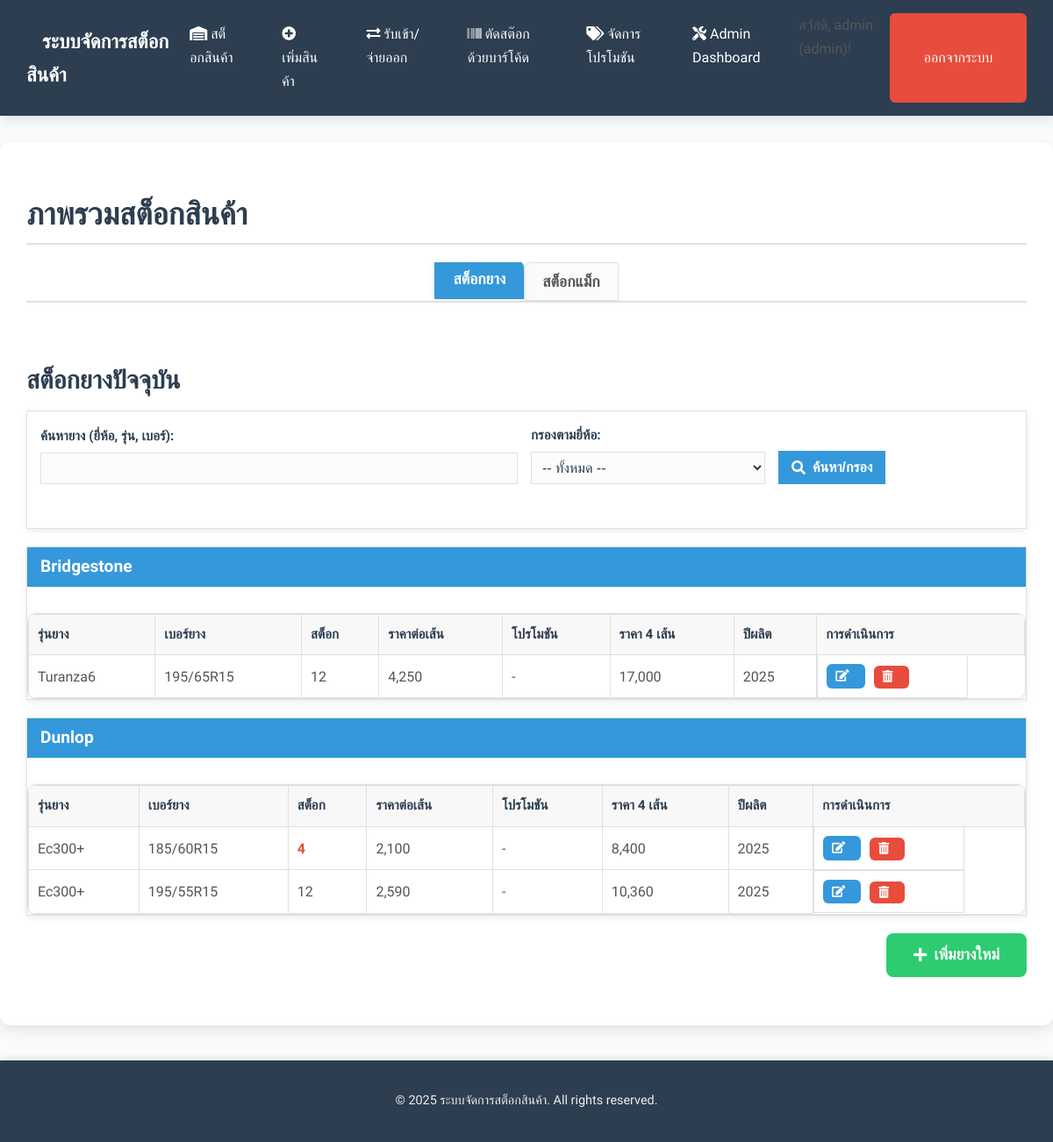
The page / (signed in) on the database its author committed.
### tables this page shows
CREATE TABLE users (
                id INTEGER PRIMARY KEY AUTOINCREMENT,
                username TEXT UNIQUE NOT NULL,
                password TEXT NOT NULL,
                role TEXT NOT NULL DEFAULT 'viewer'
            );

CREATE TABLE tires (
                id INTEGER PRIMARY KEY AUTOINCREMENT,
                brand TEXT NOT NULL,
                model TEXT NOT NULL,
                size TEXT NOT NULL,
                quantity INTEGER DEFAULT 0,
                cost_sc REAL NULL, 
                cost_dunlop REAL NULL,
                cost_online REAL NULL,
                wholesale_price1 REAL NULL,
                wholesale_price2 REAL NULL,
                price_per_item REAL NOT NULL,
                promotion_id INTEGER NULL,
                year_of_manufacture INTEGER NULL,
                is_deleted BOOLEAN DEFAULT 0, -- ADDED FOR SOFT DELETE
                UNIQUE(brand, model, size),
                FOREIGN KEY (promotion_id) REFERENCES promotions(id) ON DELETE SET NULL
            );

### app.py (the view)
@app.route('/')
@login_required
def index():
    conn = get_db()
    tire_query = request.args.get('tire_query', '').strip()
    tire_selected_brand = request.args.get('tire_brand_filter', 'all').strip()
    is_tire_search_active = bool(tire_query or (tire_selected_brand and tire_selected_brand != 'all'))
    all_tires = database.get_all_tires(conn, query=tire_query, brand_filter=tire_selected_brand, include_deleted=False)
    available_tire_brands = database.get_all_tire_brands(conn)
    tires_by_brand_for_display = process_tire_report_data(all_tires, include_summary_in_output=is_tire_search_active)
    wheel_query = request.args.get('wheel_query', '').strip()
    wheel_selected_brand = request.args.get('wheel_brand_filter', 'all').strip()
    is_wheel_search_active = bool(wheel_query or (wheel_selected_brand and wheel_selected_brand != 'all'))
    all_wheels = database.get_all_wheels(conn, query=wheel_query, brand_filter=wheel_selected_brand, include_deleted=False)
    available_wheel_brands = database.get_all_wheel_brands(conn)
    wheels_by_brand_for_display = process_wheel_report_data(all_wheels, include_summary_in_output=is_wheel_search_active)
    active_tab = request.args.get('tab', 'tires')
    return render_template('index.html',
                           tires_by_brand_for_display=tires_by_brand_for_display,
                           wheels_by_brand_for_display=wheels_by_brand_for_display,
                           tire_query=tire_query,
                           available_tire_brands=available_tire_brands,
                           tire_selected_brand=tire_selected_brand,
                           wheel_query=wheel_query,
                           available_wheel_brands=available_wheel_brands,
                           wheel_selected_brand=wheel_selected_brand,
                           active_tab=active_tab)

### app.py (called while the page is built, shortened)
def get_db():
    if 'db' not in g:
        g.db = database.get_db_connection()
    return g.db

def get_bkk_time():
    return datetime.now(BKK_TZ)

@app.context_processor
def inject_global_data():
    return dict(get_bkk_time=get_bkk_time)

@login_manager.user_loader
def load_user(user_id):
    conn = get_db()
    return database.User.get(conn, user_id)

def process_wheel_report_data(all_wheels, include_summary_in_output=True):
    grouped_data = OrderedDict()
    brand_quantities = defaultdict(int)
    sorted_wheels = sorted(all_wheels, key=lambda x: (x['brand'], x['model'], x['diameter'], x['width'], x['pcd']))
    return grouped_data

### database.py (called while the page is built)
def get_all_tire_brands(conn):
    cursor = conn.cursor()
    if "psycopg2" in str(type(conn)):
        cursor.execute("SELECT DISTINCT brand FROM tires WHERE is_deleted = FALSE ORDER BY brand") # Filter soft deleted
    else:
        cursor.execute("SELECT DISTINCT brand FROM tires WHERE is_deleted = 0 ORDER BY brand") # Filter soft deleted
    brands_data = cursor.fetchall()
    return [row['brand'] for row in brands_data]

def get_all_wheel_brands(conn):
    cursor = conn.cursor()
    if "psycopg2" in str(type(conn)):
        cursor.execute("SELECT DISTINCT brand FROM wheels WHERE is_deleted = FALSE ORDER BY brand") # Filter soft deleted
    else:
        cursor.execute("SELECT DISTINCT brand FROM wheels WHERE is_deleted = 0 ORDER BY brand") # Filter soft deleted
    brands_data = cursor.fetchall()
    return [row['brand'] for row in brands_data]

    @staticmethod
    def get(conn, user_id):
        cursor = conn.cursor()
        if "psycopg2" in str(type(conn)):
            cursor.execute("SELECT id, username, password, role FROM users WHERE id = %s", (user_id,))
        else:
            cursor.execute("SELECT id, username, password, role FROM users WHERE id = ?", (user_id,))
        user_data = cursor.fetchone()
        if user_data:
            if isinstance(user_data, sqlite3.Row):
                user_data = dict(user_data)
            return User(user_data['id'], user_data['username'], user_data['password'], user_data['role'])
        return None

### templates/index.html (shortened to what this page needs)
{% extends 'base.html' %}
{% block content %}
<h2>ภาพรวมสต็อกสินค้า</h2>
<div class="tabs">
    <button class="tab-button active" data-tab="tires">สต็อกยาง</button>
    <button class="tab-button" data-tab="wheels">สต็อกแม็ก</button>
</div>
<div id="tires" class="tab-content {{ 'active' if active_tab == 'tires' }}">
    <h3>สต็อกยางปัจจุบัน</h3>
    <div class="filter-section form-section">
        <form method="GET" action="{{ url_for('index') }}" class="form-row">
            <div class="form-group half-width">
                <label for="tire_query">ค้นหายาง (ยี่ห้อ, รุ่น, เบอร์):</label>
                <input type="text" id="tire_query" name="tire_query" value="{{ tire_query }}">
            </div>
            <div class="form-group quarter-width">
                <label for="tire_brand_filter">กรองตามยี่ห้อ:</label>
                <select id="tire_brand_filter" name="tire_brand_filter">
                    <option value="all">-- ทั้งหมด --</option>
                </select>
            </div>
            <div class="form-group quarter-width">
                <button type="submit" class="btn btn-primary"><i class="fas fa-search"></i> ค้นหา/กรอง</button>
            </div>
        </form>
    </div>
    {% if tires_by_brand_for_display %}
        {% for brand_name, brand_data in tires_by_brand_for_display.items() %}
            <div class="brand-group-container">
                <h4 class="brand-header">{{ brand_name | title }}</h4>
                <div class="table-responsive">
                    <table class="brand-table">
                        <thead>
                            <tr>
                                <th>รุ่นยาง</th>
                                <th>เบอร์ยาง</th>
                                <th>สต็อก</th>
                                <th>ราคาต่อเส้น</th>
                                <th>โปรโมชัน</th>
                                <th>ราคา 4 เส้น</th>
                                <th>ปีผลิต</th>
                                <th>การดำเนินการ</th>
                            </tr>
                        </thead>
                        <tbody>
                            {% for item in brand_data.items_list %}
                                <tr>
                                    <td>{{ item.model | title }}</td>
                                    <td>{{ item.size }}</td>
                                    <td><span class="{% if item.quantity <= 5 %}text-danger{% elif item.quantity <= 10 %}text-warning{% endif %}">{{ item.quantity }}</span></td>
                                    <td>
                                        {{ "{:,.0f}".format(item.price_per_item) }}
                                    </td>
                                    <td>
                                        {% if item.promotion_id and item.promo_is_active == 1 %}
                                            <span class="promo-badge" title="{{ item.promo_name }}: {{ item.display_promo_description_text }}">{{ item.promo_name }}</span>
                                        {% else %}
                                            -
                                        {% endif %}
                                    </td>
                                    <td>
                                        {% if item.display_price_for_4 is not none %}
                                            <span class="{% if item.promotion_id and item.promo_is_active == 1 %}promo-price-text{% endif %}">{{ "{:,.0f}".format(item.display_price_for_4) }}</span>
                                        {% else %}
                                            -
                                        {% endif %}
                                    </td>
                                    <td>{{ item.year_of_manufacture | int if item.year_of_manufacture else '-' }}</td>
                                    <td class="action-buttons">
                                        <a href="{{ url_for('edit_tire', tire_id=item.id) }}" class="btn btn-primary btn-sm" title="แก้ไข"><i class="fas fa-edit"></i></a>
                                        <form class="delete-form" action="{{ url_for('delete_tire', tire_id=item.id) }}" method="post" style="display:inline;">
                                            <button type="submit" class="btn btn-danger btn-sm" title="ลบ" data-quantity="{{ item.quantity }}"><i class="fas fa-trash-alt"></i></button>
                                        </form>
                                    </td>
                                </tr>
                            {% endfor %}
                        </tbody>
                    </table>
                </div>
            </div>
        {% endfor %}
    {% else %}
        <p class="no-data">ไม่พบข้อมูลยาง</p>
    {% endif %}
    <div class="add-item-button">
        <a href="{{ url_for('add_item', tab='tire') }}" class="btn btn-success"><i class="fas fa-plus"></i> เพิ่มยางใหม่</a>
    </div>
</div>
{% endblock %}

### templates/base.html (shortened to what this page needs)
<!DOCTYPE html>
<html lang="th">
<head>
    <link rel="stylesheet" href="https://cdnjs.cloudflare.com/ajax/libs/font-awesome/5.15.4/css/all.min.css">
    <link rel="stylesheet" href="{{ url_for('static', filename='style.css') }}">
    <link href="{{ url_for('static', filename='lib/select2/select2.min.css') }}" rel="stylesheet" />
</head>
<body>
    <nav class="navbar">
        <div class="navbar-brand">
            <a href="{{ url_for('index') }}">ระบบจัดการสต็อกสินค้า</a>
        </div>
        <div class="navbar-links">
            <a href="{{ url_for('index') }}"><i class="fas fa-warehouse"></i> สต็อกสินค้า</a>
            <a href="{{ url_for('add_item') }}"><i class="fas fa-plus-circle"></i> เพิ่มสินค้า</a>
            <a href="{{ url_for('stock_movement') }}"><i class="fas fa-exchange-alt"></i> รับเข้า/จ่ายออก</a>
            <a href="{{ url_for('barcode_scanner_page') }}"><i class="fas fa-barcode"></i> ตัดสต๊อกด้วยบาร์โค้ด</a>
            {% if current_user.is_authenticated and current_user.username == 'admin' %}
            <a href="{{ url_for('promotions') }}"><i class="fas fa-tags"></i> จัดการโปรโมชัน</a>
                {% endif %}
            {% if current_user.is_authenticated %}
                {% if current_user.is_authenticated and current_user.username == 'admin' %}
                    <a href="{{ url_for('admin_dashboard') }}"><i class="fas fa-tools"></i> Admin Dashboard</a>
                {% endif %}
                <span class="user-info">สวัสดี, {{ current_user.username }} ({{ current_user.role }})!</span>
                <a href="{{ url_for('logout') }}" class="btn btn-danger">ออกจากระบบ</a>
            {% else %}
                <a href="{{ url_for('login') }}" class="btn btn-danger">เข้าสู่ระบบ</a>
            {% endif %}
        </div>
    </nav>
    <div class="container">
        {% block content %}{% endblock %}
    </div>
    <footer>
        <p>&copy; {{ get_bkk_time().year }} ระบบจัดการสต็อกสินค้า. All rights reserved.</p>
    </footer>
</body>
</html>

### templates/index.html (style rules this page uses)
.brand-group-container { border: 1px solid var(--border-color); border-radius: var(--border-radius-md); margin-bottom: 20px; overflow: hidden; box-shadow: var(--shadow-light); }
.brand-header { background-color: var(--primary-color); color: white; padding: 10px 15px; margin: 0; font-size: 1.2em; font-weight: bold; }
.brand-table { width: 100%; border-collapse: collapse; margin-top: 0; border: none; }
.brand-table th, .brand-table td { border: 1px solid var(--border-color); padding: 10px; text-align: left; }
.brand-table tbody tr:first-child td { border-top: none; }
.table-responsive { overflow-x: auto; }
table { width: 100%; border-collapse: collapse; margin-top: 15px; }
th { background-color: #f8f8f8; color: var(--text-dark); }
tbody tr:nth-child(even) { background-color: var(--bg-stripe); }
.text-danger { color: var(--danger-color); }
.action-buttons .btn { margin-right: 5px; }
.add-item-button { margin-top: 20px; text-align: right; }
.add-item-button .btn { padding: 10px 20px; font-size: 1.1em; }
.tabs { display: flex; justify-content: center; margin-bottom: 20px; }
.tab-button { padding: 10px 20px; border: 1px solid var(--border-color); background-color: var(--bg-light); cursor: pointer; font-size: 1.1em; transition: background-color 0.3s, border-color 0.3s; }
.tab-button:first-child { border-top-left-radius: var(--border-radius); border-bottom-left-radius: var(--border-radius); }
.tab-button:last-child { border-top-right-radius: var(--border-radius); border-bottom-right-radius: var(--border-radius); }
.tab-button.active { background-color: var(--primary-color); color: white; border-color: var(--primary-color); }
.tab-content { display: none; }
.tab-content.active { display: block; }
.filter-section { background-color: var(--bg-white); padding: 15px; border-radius: var(--border-radius-md); box-shadow: var(--shadow-light); margin-bottom: 20px; }
.form-row { display: flex; flex-wrap: wrap; gap: 15px; align-items: flex-end; }
.form-group { flex: 1; min-width: 150px; }
.form-group.half-width { flex-basis: calc(50% - 15px); }
.form-group.quarter-width { flex-basis: calc(25% - 15px); }
.form-group label { display: block; margin-bottom: 5px; font-weight: bold; }
.form-group input[type="text"], .form-group select { width: 100%; padding: 8px; border: 1px solid var(--border-color); border-radius: var(--border-radius); box-sizing: border-box; }
.form-group button { width: auto; padding: 10px 15px; border-radius: var(--border-radius); cursor: pointer; }

### rows shown on the page
users: username "admin", role "admin"
tires: brand "Bridgestone", model "Turanza6", size "195/65R15", quantity "12", price_per_item "4,250", display_price_for_4 "17,000", year_of_manufacture "2025"
tires: brand "Dunlop", model "Ec300+", size "185/60R15", quantity "4", price_per_item "2,100", display_price_for_4 "8,400", year_of_manufacture "2025"
tires: model "Ec300+", size "195/55R15", quantity "12", price_per_item "2,590", display_price_for_4 "10,360", year_of_manufacture "2025"

### other values the page prints
{{ get_bkk_time().year }} "2025"
